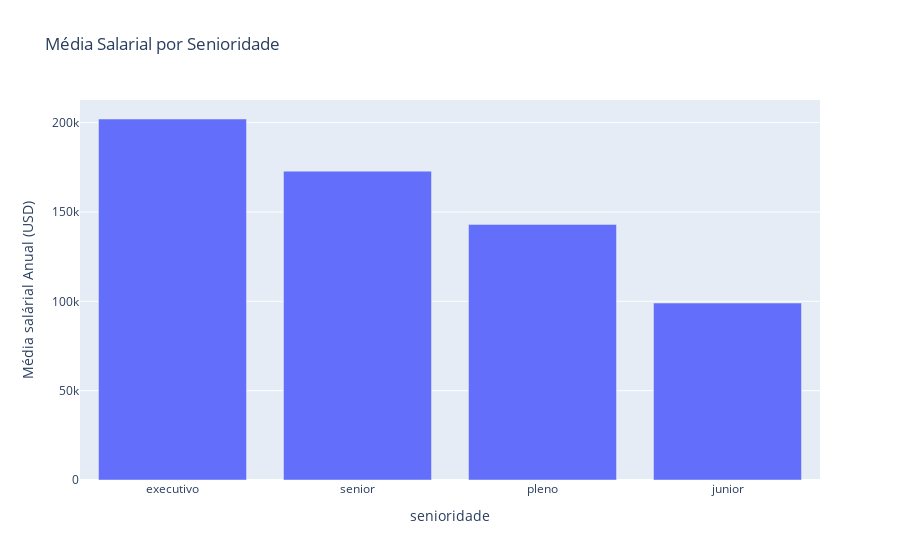

The cell this chart's notebook holds for it:
### Code cell
senioridade_media_salario = df_limpo.groupby('senioridade')['usd'].mean().sort_values(ascending=False).reset_index()
fig = px.bar(senioridade_media_salario,
             x='senioridade',
             y='usd', 
             title='Média Salarial por Senioridade', 
             labels={'Senioridade': 'Nível de senioridade', 'usd': 'Média salárial Anual (USD)'})
fig.show()

### Figure 1 — Plotly figure (JSON) as saved in the notebook; plotly's stock layout.template omitted (floating-point values rounded to 4 significant figures)
{"data": [{"hovertemplate": "senioridade=%{x}<br>Média salárial Anual (USD)=%{y}<extra></extra>", "legendgroup": "", "marker": {"color": "#636efa", "pattern": {"shape": ""}}, "name": "", "orientation": "v", "showlegend": false, "textposition": "auto", "type": "bar", "x": ["executivo", "senior", "pleno", "junior"], "xaxis": "x", "y": [202000.0, 172900.0, 143000.0, 99030.0], "yaxis": "y"}], "layout": {"barmode": "relative", "legend": {"tracegroupgap": 0}, "title": {"text": "Média Salarial por Senioridade"}, "xaxis": {"anchor": "y", "domain": [0, 1], "title": {"text": "senioridade"}}, "yaxis": {"anchor": "x", "domain": [0, 1], "title": {"text": "Média salárial Anual (USD)"}}}}
